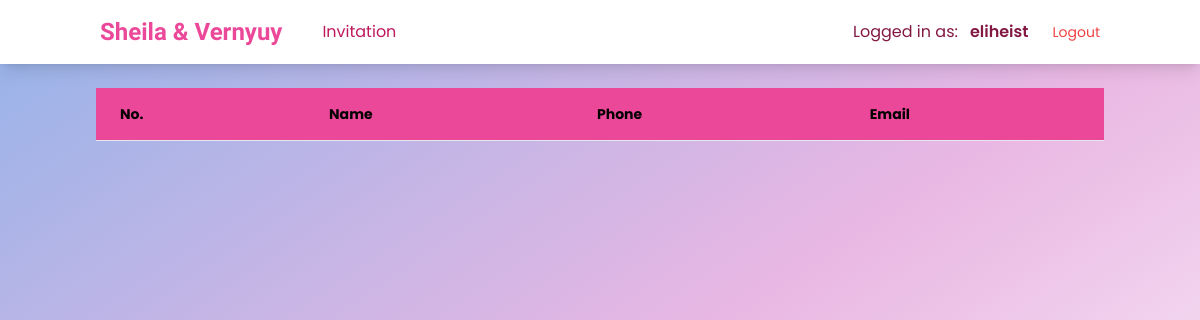
/guests/ (signed in), run on an earlier commit of the app's database.
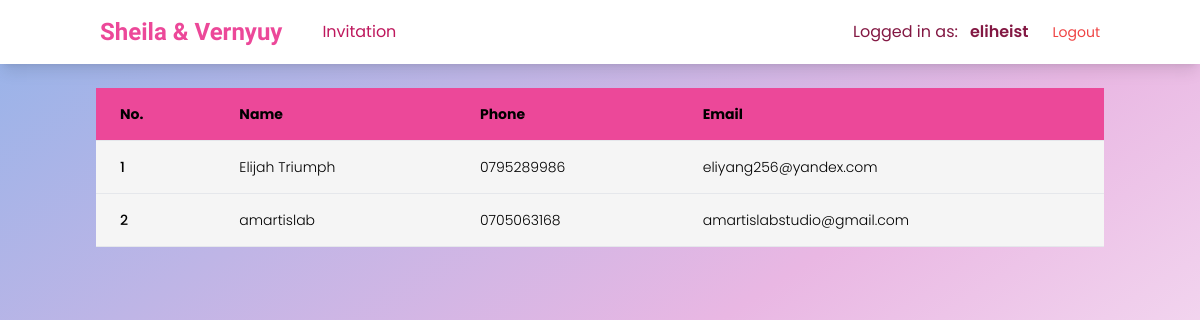
And on a later commit of the database.
### guests/models.py (models this page shows, shortened)
class Guest(models.Model):
   name = models.CharField(max_length=50)
   phone = models.CharField(max_length=50, unique=True)
   email = models.EmailField(blank=True, null=True)
   is_active = models.BooleanField(default=True)

### guests/views.py (the view)
# urls.py: path('', GuestListView.as_view(), name='guest-list'),
class GuestListView(LoginRequiredMixin, ListView):
   model = Guest
   template_name = "guests/guest-list.html"
   context_object_name = 'guests'
   def get_queryset(self):
        queryset = super().get_queryset()
        return queryset.filter(is_active=True)

### guests/templates/guests/guest-list.html
{% extends 'base.html' %}
{% block content %}
<div class="overflow-hidden overflow-x-auto container mx-auto p-2">
   <table class="min-w-full text-left text-sm font-light">
      <thead class="border-b bg-pink-500 font-medium">
         <tr>
            <th scope="col" class="px-6 py-4">No.</th>
            <th scope="col" class="px-6 py-4">Name</th>
            <th scope="col" class="px-6 py-4">Phone</th>
            <th scope="col" class="px-6 py-4">Email</th>
         </tr>
      </thead>
      <tbody>
         {% for guest in guests %}
            <tr class="border-b bg-neutral-100">
               <td class="whitespace-nowrap px-6 py-4 font-medium">{{ forloop.counter }}</td>
               <td class="whitespace-nowrap px-6 py-4">{{ guest.name }}</td>
               <td class="whitespace-nowrap px-6 py-4">{{ guest.phone }}</td>
               <td class="whitespace-nowrap px-6 py-4">{{ guest.email }}</td>
            </tr>
         {% endfor %}
      </tbody>
   </table>
</div>
{% endblock content %}

### templates/base.html (shortened to what this page needs)
{% load static %}
<!DOCTYPE html>
<html lang="en">
<head>
   <link rel="stylesheet" href="{% static 'css/style.css' %}">
</head>
<body class=" font-body scroll-smooth bg-gradient-to-br from-[#94b3e9] via-[#e9b7e3] to-white h-screen">
{% include 'nav.html' %}
{% block content %}{% endblock content %}
</body>
</html>

### templates/nav.html (shortened to what this page needs)
<nav
   class="relative flex w-full flex-wrap items-center justify-between bg-white py-2 text-pink-900 shadow-lg lg:flex-wrap lg:justify-start lg:py-4 mb-4"
   data-te-navbar-ref>
   <div class="flex w-full items-center justify-between px-3 container mx-auto"
   x-data="{
      show: false
   }">
      <div class="!visible mt-2 items-center lg:mt-0 lg:!flex">
         <a class="pr-2 text-2xl font-semibold text-pink-500 font-style" href="#">Sheila & Vernyuy</a>
         <div class="hidden lg:inline">
            <ul class="list-style-none md:mr-auto ml-8 flex flex-col pl-0 lg:flex-row">
               <li class="my-4 lg:my-0 lg:pr-2" data-te-nav-item-ref>
                  <a class="text-pink-700 hover:text-pink-500" href="{% url 'main:main' %}">Invitation</a>
               </li>
            </ul>
         </div>
      </div>
      <div class="relative flex items-center">
         <div class="hidden lg:flex">
            <span class="">Logged in as:</span>
            <span class="font-semibold ml-3">{{ request.user }}</span>
         </div>
         <span>
            <a href="{% url 'main:logout' %}" class="ml-6 text-sm text-red-500">Logout</a>
         </span>
      </div>
   </div>
</nav>

### static/css/style.css (style rules this page uses)
html { line-height: 1.5; -webkit-text-size-adjust: 100%; -moz-tab-size: 4; -o-tab-size: 4; tab-size: 4; font-family: ui-sans-serif, system-ui, -apple-system, BlinkMacSystemFont, "Segoe UI", Roboto, "Helvetica Neue", Arial, "Noto Sans", sans-serif, "Apple Color Emoji", "Segoe UI Emoji", "Segoe UI Symbol", "Noto Color Emoji"; font-feature-settings: normal; }
body { margin: 0; line-height: inherit; }
a { color: inherit; text-decoration: inherit; }
table { text-indent: 0; border-color: inherit; border-collapse: collapse; }
ol, ul, menu { list-style: none; margin: 0; padding: 0; }
.container { width: 100%; }
@media (min-width: 640px) { .container { max-width: 640px; } }
@media (min-width: 768px) { .container { max-width: 768px; } }
@media (min-width: 1024px) { .container { max-width: 1024px; } }
.\!visible { visibility: visible !important; }
.relative { position: relative; }
.mx-auto { margin-left: auto; margin-right: auto; }
.my-4 { margin-top: 1rem; margin-bottom: 1rem; }
.mb-4 { margin-bottom: 1rem; }
.mt-2 { margin-top: 0.5rem; }
.ml-8 { margin-left: 2rem; }
.ml-3 { margin-left: 0.75rem; }
.ml-6 { margin-left: 1.5rem; }
.flex { display: flex; }
.hidden { display: none; }
.h-screen { height: 100vh; }
.w-full { width: 100%; }
.min-w-full { min-width: 100%; }
.flex-col { flex-direction: column; }
.flex-wrap { flex-wrap: wrap; }
.items-center { align-items: center; }
.justify-between { justify-content: space-between; }
.overflow-hidden { overflow: hidden; }
.overflow-x-auto { overflow-x: auto; }
.scroll-smooth { scroll-behavior: smooth; }
.whitespace-nowrap { white-space: nowrap; }
.border-b { border-bottom-width: 1px; }
.bg-pink-500 { --tw-bg-opacity: 1; background-color: rgb(236 72 153 / var(--tw-bg-opacity)); }
.bg-white { --tw-bg-opacity: 1; background-color: rgb(255 255 255 / var(--tw-bg-opacity)); }
.bg-neutral-100 { --tw-bg-opacity: 1; background-color: rgb(245 245 245 / var(--tw-bg-opacity)); }
.bg-gradient-to-br { background-image: linear-gradient(to bottom right, var(--tw-gradient-stops)); }
.from-\[\#94b3e9\] { --tw-gradient-from: #94b3e9; --tw-gradient-to: rgb(148 179 233 / 0); --tw-gradient-stops: var(--tw-gradient-from), var(--tw-gradient-to); }
.via-\[\#e9b7e3\] { --tw-gradient-to: rgb(233 183 227 / 0); --tw-gradient-stops: var(--tw-gradient-from), #e9b7e3, var(--tw-gradient-to); }
.to-white { --tw-gradient-to: #fff; }
.p-2 { padding: 0.5rem; }
.py-2 { padding-top: 0.5rem; padding-bottom: 0.5rem; }
.px-3 { padding-left: 0.75rem; padding-right: 0.75rem; }
.px-6 { padding-left: 1.5rem; padding-right: 1.5rem; }
.py-4 { padding-top: 1rem; padding-bottom: 1rem; }
.pr-2 { padding-right: 0.5rem; }
.pl-0 { padding-left: 0px; }
.text-left { text-align: left; }
.font-body { font-family: Poppins, sans-serif; }
.font-style { font-family: Style Script, cursive; }
.text-sm { font-size: 0.875rem; line-height: 1.25rem; }
.text-2xl { font-size: 1.5rem; line-height: 2rem; }
.font-semibold { font-weight: 600; }
.font-light { font-weight: 300; }
.font-medium { font-weight: 500; }
.text-pink-900 { --tw-text-opacity: 1; color: rgb(131 24 67 / var(--tw-text-opacity)); }
.text-pink-700 { --tw-text-opacity: 1; color: rgb(190 24 93 / var(--tw-text-opacity)); }
.text-pink-500 { --tw-text-opacity: 1; color: rgb(236 72 153 / var(--tw-text-opacity)); }
.text-red-500 { --tw-text-opacity: 1; color: rgb(239 68 68 / var(--tw-text-opacity)); }
.shadow-lg { --tw-shadow: 0 10px 15px -3px rgb(0 0 0 / 0.1), 0 4px 6px -4px rgb(0 0 0 / 0.1); --tw-shadow-colored: 0 10px 15px -3px var(--tw-shadow-color), 0 4px 6px -4px var(--tw-shadow-color); box-shadow: var(--tw-ring-offset-shadow, 0 0 #0000), var(--tw-ring-shadow, 0 0 #0000), var(--tw-shadow); }
@media (min-width: 768px) { .md\:mr-auto { margin-right: auto; } }
@media (min-width: 1024px) { .lg\:my-0 { margin-top: 0px; margin-bottom: 0px; } }
@media (min-width: 1024px) { .lg\:mt-0 { margin-top: 0px; } }
@media (min-width: 1024px) { .lg\:inline { display: inline; } }
@media (min-width: 1024px) { .lg\:\!flex { display: flex !important; } }
@media (min-width: 1024px) { .lg\:flex { display: flex; } }
@media (min-width: 1024px) { .lg\:flex-row { flex-direction: row; } }
@media (min-width: 1024px) { .lg\:flex-wrap { flex-wrap: wrap; } }
@media (min-width: 1024px) { .lg\:justify-start { justify-content: flex-start; } }
@media (min-width: 1024px) { .lg\:py-4 { padding-top: 1rem; padding-bottom: 1rem; } }
@media (min-width: 1024px) { .lg\:pr-2 { padding-right: 0.5rem; } }

What changed in the data, as far as the page shows it:
added Guest: name "Elijah Triumph", phone "0795289986", email "eliyang256@yandex.com"
added Guest: name "amartislab", phone "0705063168", email "amartislabstudio@gmail.com"
